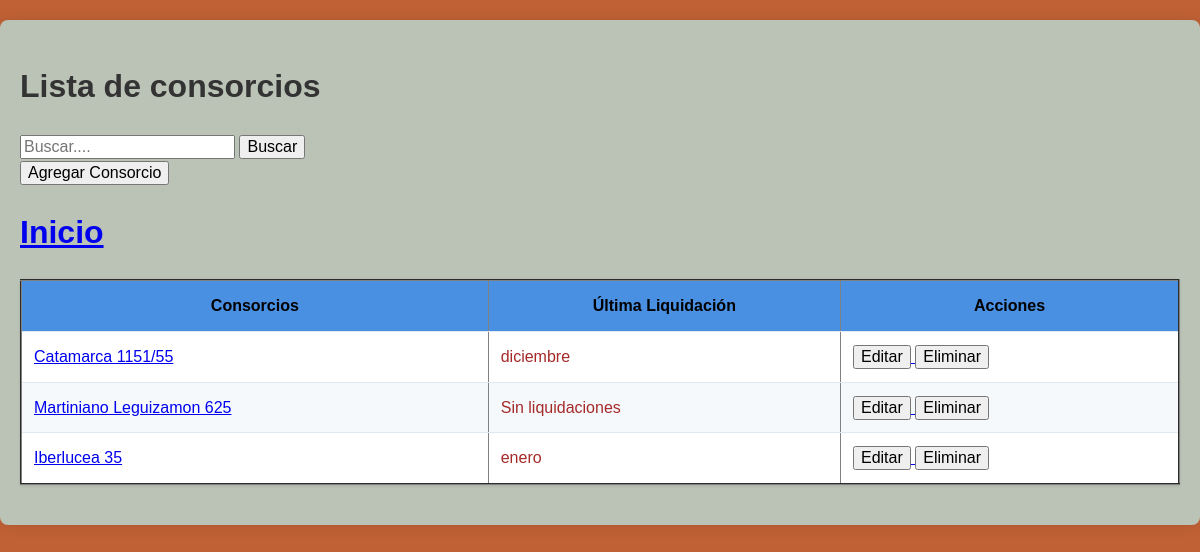
Screenshot of /consorcio/list/ with the database file from the repository.
### tienda/models.py (models this page shows, shortened)
class Consorcio(models.Model):
    clave_del_consorcio = models.CharField(max_length=255, default="valor_default")
    domicilio = models.CharField(max_length=255)
    localidad =models.CharField(max_length=255, default = "caba")
    provincia = models.CharField(max_length=255, default ="Buenos Aires")
    cuit = models.CharField(max_length=11)

class Liquidacion(models.Model):
    consorcio = models.ForeignKey(Consorcio, on_delete=models.SET_NULL, null=True)
    periodo = models.CharField(max_length=255)
    class Meta:
        unique_together = ('consorcio', 'periodo')  # Restricción única compuesta

### tienda/views_models/consorcio.py (the view)
# urls.py: path("consorcio/list/", consorcio.consorcio_list, name="consorcio_list"),
def consorcio_list(request):
    consorcios = Consorcio.objects.all()
    return render(request, 'tienda/consorcios_list.html', {'object_list': consorcios})

### tienda/templates/tienda/consorcios_list.html
{% extends 'tienda/base.html' %}
{% block contenido %}
<h1>Lista de consorcios</h1>
<form method="get">
    <input type="text" name="busqueda" placeholder="Buscar....">
    <button type="submit">Buscar</button>
</form>
<a href="{% url 'tienda:consorcio_create' %}">
    <button>Agregar Consorcio</button>
</a>
<a href="{% url 'tienda:index' %}">
    <h1>Inicio</h1>
</a>
<table border="2" style="color: brown; text-align: justify; width: 100%;">
    <thead>
        <tr>
            <th style="color: black; text-align: center;">Consorcios</th>
            <th style="color: black; text-align: center;">Última Liquidación</th>
            <th style="color: black; text-align: center;">Acciones</th>
        </tr>
    </thead>
    <tbody>
        {% for consorcio in object_list %}
            <tr>
                <td>
                    <a href="{% url 'tienda:consorcio_detail' consorcio.id %}">
                        {{ consorcio.domicilio }}
                    </a>
                </td>
                <td>
                    {% with consorcio.liquidacion_set.last as ultima_liquidacion %}
                        {% if ultima_liquidacion %}
                            {{ ultima_liquidacion.periodo }}
                        {% else %}
                            Sin liquidaciones
                        {% endif %}
                    {% endwith %}
                </td>
                <td>
                    <a href="{% url 'tienda:consorcio_update' consorcio.id %}">
                        <button>Editar</button>
                    </a>
                    <a href="{% url 'tienda:consorcio_confirm_delete' consorcio.id %}">
                        <button>Eliminar</button>
                    </a>
                </td>
            </tr>
        {% empty %}
            <tr>
                <td colspan="3" style="text-align: center;">No hay datos disponibles.</td>
            </tr>
        {% endfor %}
    </tbody>
</table>
{% endblock contenido %}

### tienda/static/css/styles.css (style rules this page uses)
:root { --primary-color: #4a90e2; --secondary-color: #e8f4f8; --accent-color: #34c759; --text-color: #333; }
body { background-color: #c06135; color: var(--text-color); font-family: 'Arial', sans-serif; line-height: 1.6; margin: 0; padding: 0; }
table { width: 100%; border-collapse: collapse; margin: 20px 0; background-color: #ffffff; box-shadow: 0 1px 3px rgba(0,0,0,0.1); }
th, td { padding: 12px; text-align: left; border-bottom: 1px solid #e0e9f0; }
th { background-color: var(--primary-color); color: white; }
tr:nth-child(even) { background-color: #f5f9fc; }

### rows the page displays
Consorcio: domicilio "Catamarca 1151/55", liquidacion_set.last.periodo "diciembre"
Consorcio: domicilio "Martiniano Leguizamon 625", shows "Sin liquidaciones"
Consorcio: domicilio "Iberlucea 35", liquidacion_set.last.periodo "enero"
